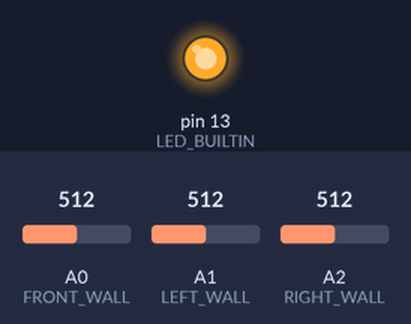
The sketch below on a simulated Arduino Uno, built with avr-gcc and run on an emulated ATmega328P. Shown: output pins drawn as LEDs (lit = HIGH). The test bench sets the inputs (shaded band); at power-on: A2 (RIGHT_WALL) = 512, A0 (FRONT_WALL) = 512, A1 (LEFT_WALL) = 512.

Above: at 1.2 s.
1.3 s: A2 (RIGHT_WALL) set to 166
2.8 s: A2 (RIGHT_WALL) set to 142
At 4.0 s:
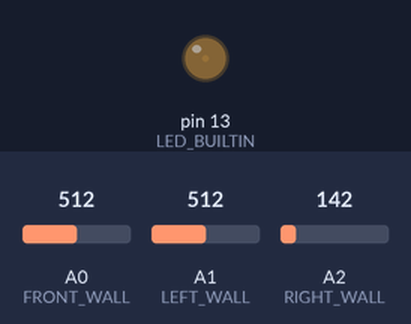
4.3 s: A2 (RIGHT_WALL) set to 160
At 4.9 s:
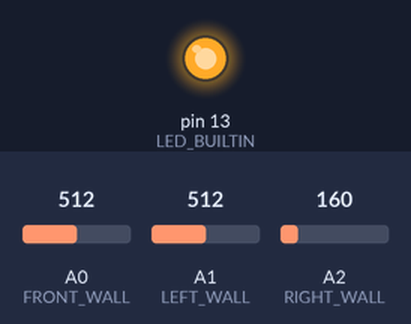
Timing chart, 0 to 7.3 s (numbered marks = the images above; inputs shaded):
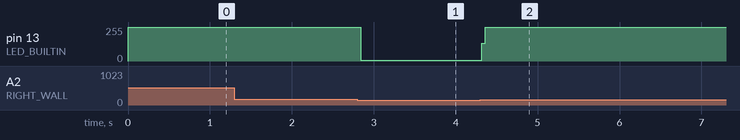

The sketch:

wall_sensors.ino
```cpp
#define FRONT_WALL A0
#define LEFT_WALL A1
#define RIGHT_WALL A2
#define THRESHOLD 150

void setup() {
  pinMode(FRONT_WALL, INPUT);
  pinMode(LEFT_WALL, INPUT);
  pinMode(RIGHT_WALL, INPUT);

  pinMode(LED_BUILTIN, OUTPUT);

  Serial.begin(115000);
}

void loop() {
  int front_dist = analogRead(FRONT_WALL);
  int left_dist = analogRead(LEFT_WALL);
  int right_dist = analogRead(RIGHT_WALL);

  /* Serial.print("Front: ");
  Serial.println(front_dist);
  Serial.print("Left: ");
  Serial.println(left_dist);
  Serial.print("Right: ");
  Serial.println(right_dist); */

  if(front_dist > THRESHOLD) {
    digitalWrite(LED_BUILTIN, HIGH);
  } else {
    digitalWrite(LED_BUILTIN, LOW);
  }
  if(left_dist > THRESHOLD) {
    digitalWrite(LED_BUILTIN, HIGH);
  } else {
    digitalWrite(LED_BUILTIN, LOW);
  }
  if(right_dist > THRESHOLD) {
    digitalWrite(LED_BUILTIN, HIGH);
  } else {
    digitalWrite(LED_BUILTIN, LOW);
  }
}
```

Measured:
- the behaviour switches between 151 and 150 on A2 (RIGHT_WALL) (found by bisection; images 0 and 1)
- after the input at 1.3 s, every drawn part: stays the same
- after the input at 2.8 s, pin 13 (LED_BUILTIN): 255/255 → 6/255 at once
- after the input at 4.3 s, pin 13 (LED_BUILTIN): 6/255 → 255/255 at once
